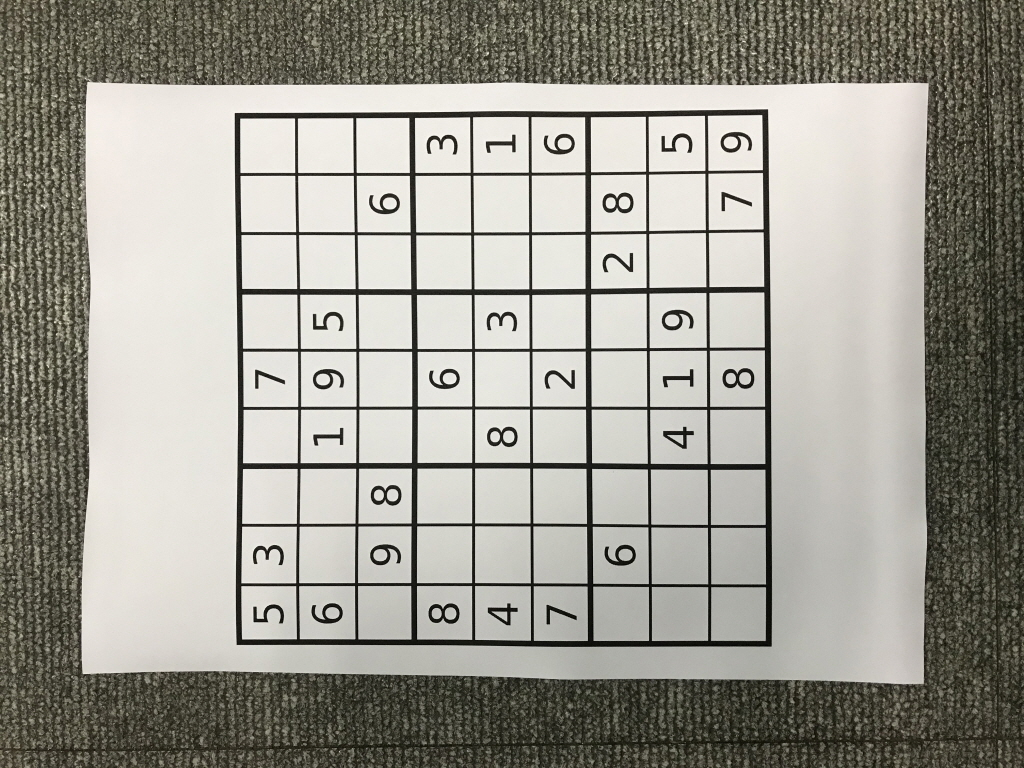
#> input picture sIMG_2164.jpg, 1024 x 768 px
$ jupyter execute chap147.ipynb   (older library calls are emulated)
#> lines starting #> are read from the running program, lines starting #| are printed output that depends on the picture
# 1.4.7  Canny Edge Detection

[cell 1]
import cv2
import numpy as np
from matplotlib import pyplot as plt

[cell 2]
img = cv2.imread('sIMG_2164.jpg',0)
edges = cv2.Canny(img,100,200)
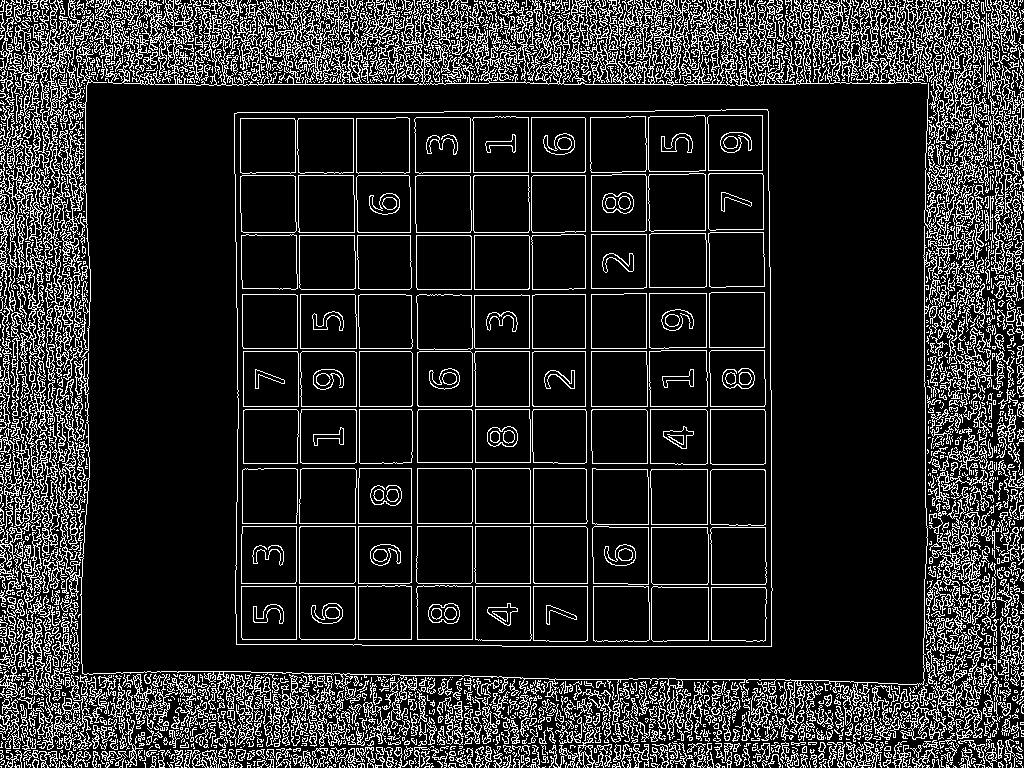
#> edges: shape (768, 1024); 16% white in thin lines or dots

[cell 3]
plt.subplot(121),plt.imshow(img,cmap = 'gray')
plt.title('Original Image'), plt.xticks([]), plt.yticks([])
plt.subplot(122),plt.imshow(edges,cmap = 'gray')
plt.title('Edge Image'), plt.xticks([]), plt.yticks([])
plt.show()
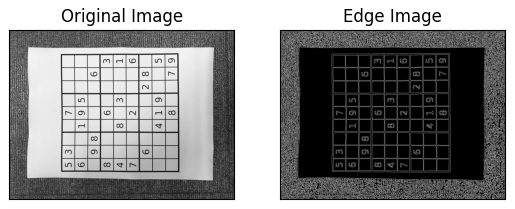
#> figure drawn by matplotlib, 2 panels

[cell 4]
laplacian = cv2.Laplacian(img,cv2.CV_64F)
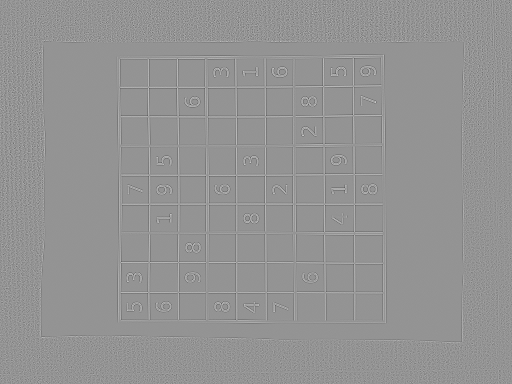
#> laplacian: shape (768, 1024) float64 (shown at 1/2 size); min -509, max 369, mean 0; drawn with min black and max white
sobelx = cv2.Sobel(img,cv2.CV_64F,1,0,ksize=5)
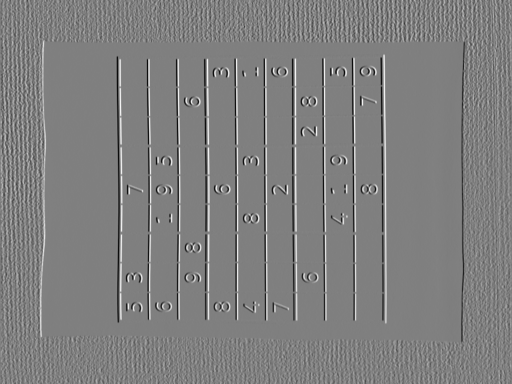
#> sobelx: shape (768, 1024) float64 (shown at 1/2 size); min -10323, max 10280, mean -4.7; drawn with min black and max white
sobely = cv2.Sobel(img,cv2.CV_64F,0,1,ksize=5)
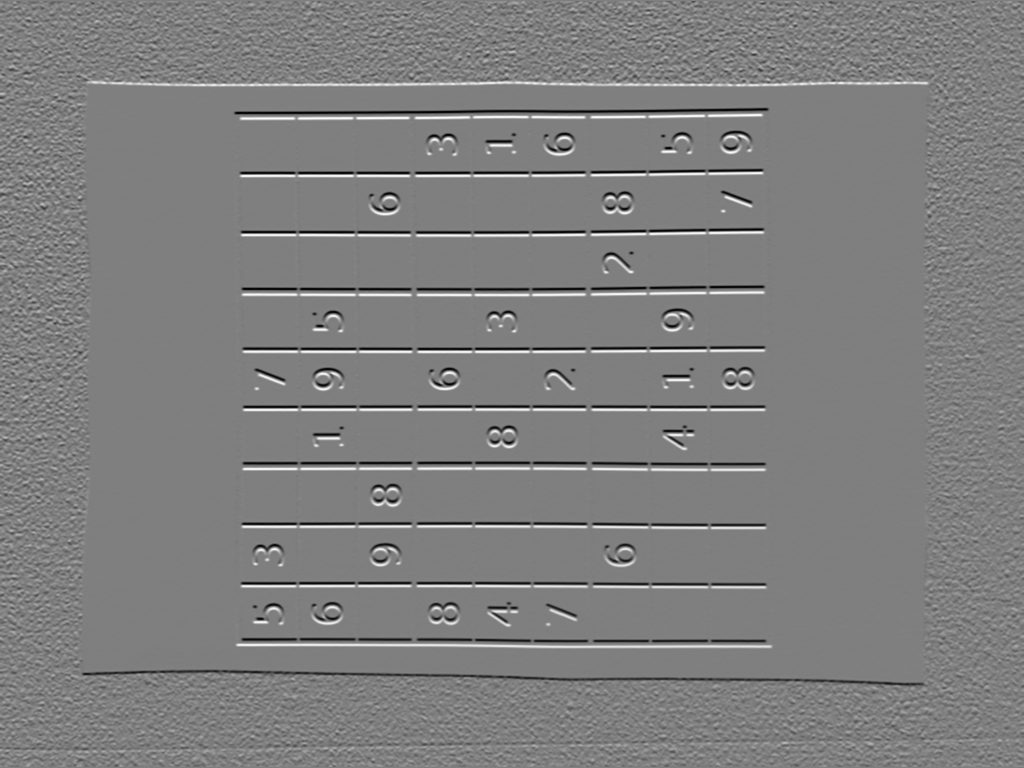
#> sobely: shape (768, 1024) float64; min -10231, max 10261, mean -4.2; drawn with min black and max white

[cell 5]
plt.subplot(2,2,1),plt.imshow(img,cmap = 'gray')
plt.title('Original'), plt.xticks([]), plt.yticks([])
plt.subplot(2,2,2),plt.imshow(laplacian,cmap = 'gray')
plt.title('Laplacian'), plt.xticks([]), plt.yticks([])
plt.subplot(2,2,3),plt.imshow(sobelx,cmap = 'gray')
plt.title('Sobel X'), plt.xticks([]), plt.yticks([])
plt.subplot(2,2,4),plt.imshow(sobely,cmap = 'gray')
plt.title('Sobel Y'), plt.xticks([]), plt.yticks([])

$ run again, with sIMG_2168.jpg copied over sIMG_2164.jpg
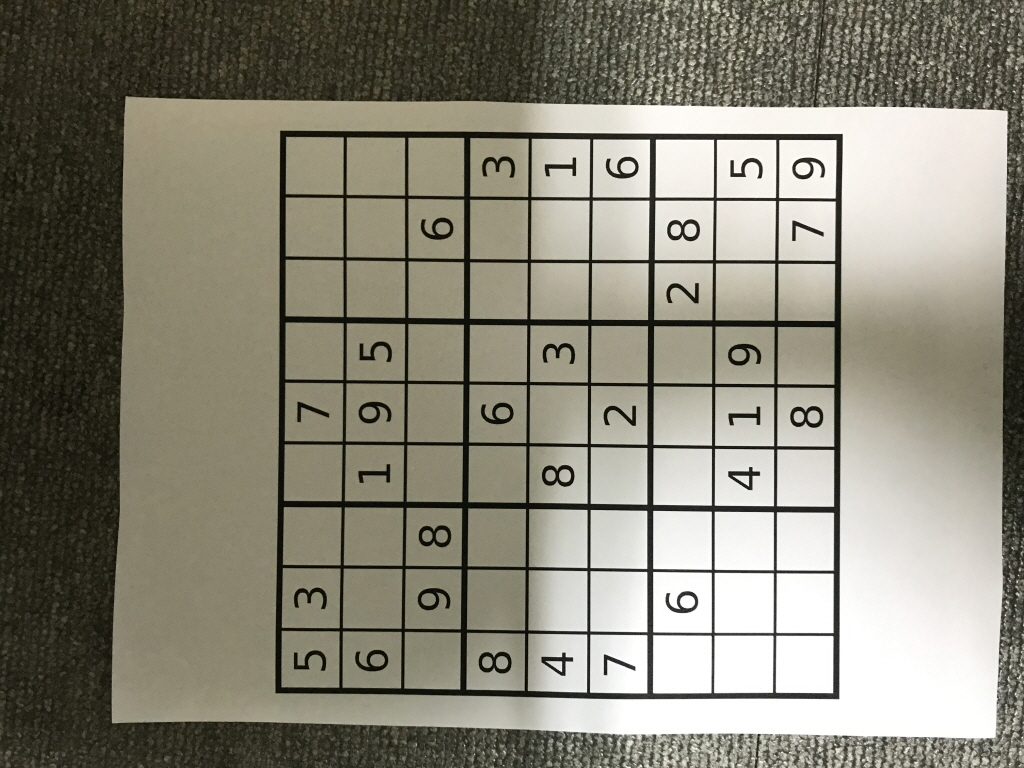
#> input picture sIMG_2168.jpg, 1024 x 768 px
#> `edges = cv2.Canny(img,100,200)`:
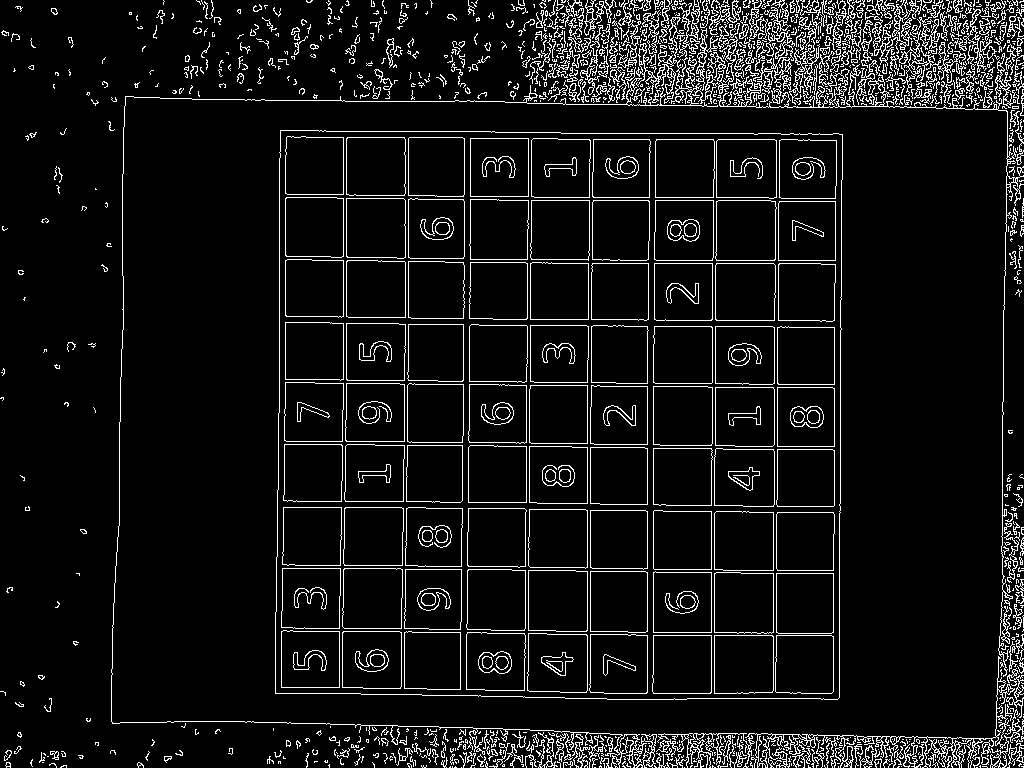
#> edges: shape (768, 1024); 7.7% white in thin lines or dots
#> `sobely = cv2.Sobel(img,cv2.CV_64F,0,1,ksize=5)`:
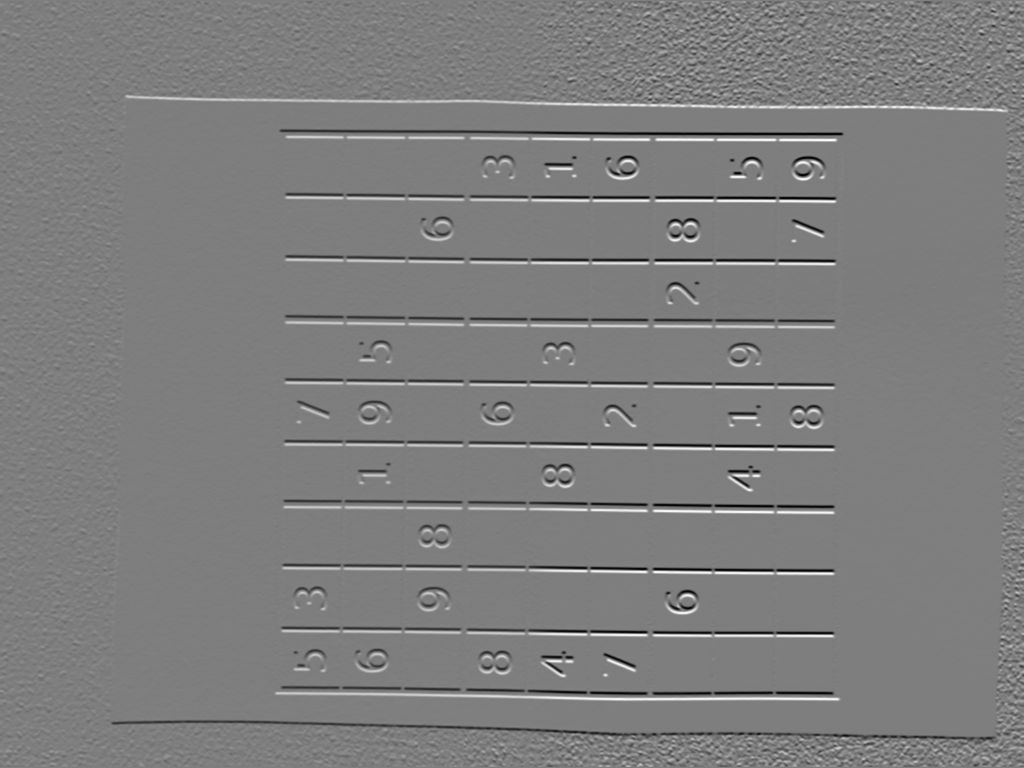
#> sobely: shape (768, 1024) float64; min -10412, max 10628, mean 3; drawn with min black and max white

$ run again, with sIMG_2177.jpg copied over sIMG_2164.jpg
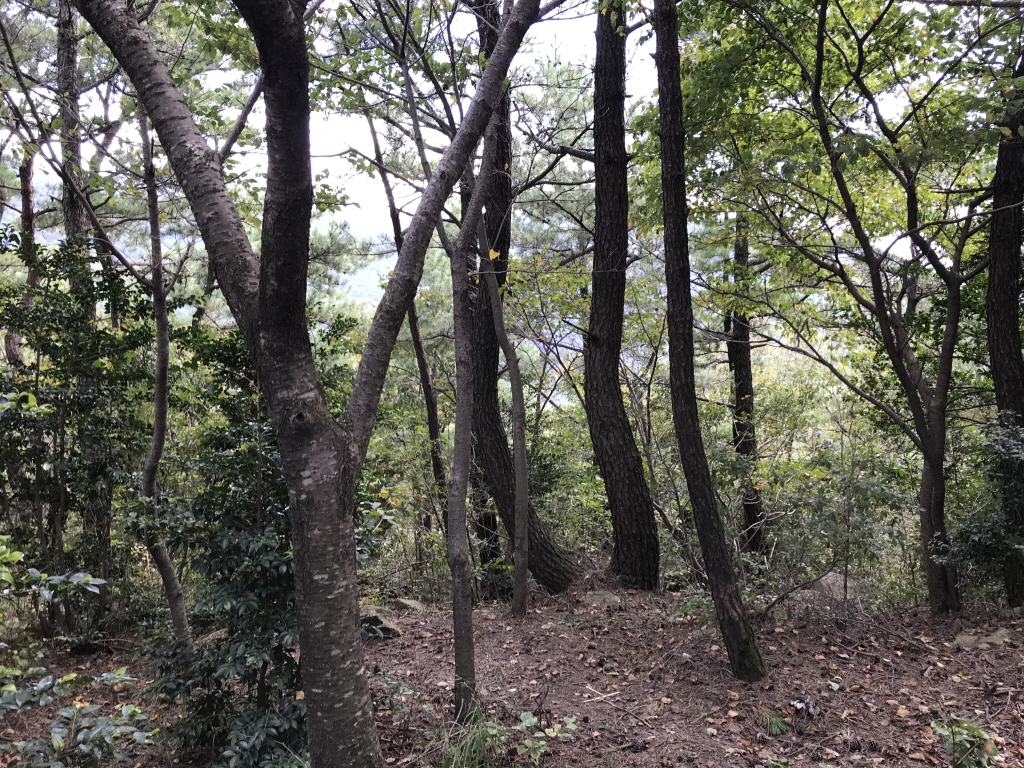
#> input picture sIMG_2177.jpg, 1024 x 768 px
#> `edges = cv2.Canny(img,100,200)`:
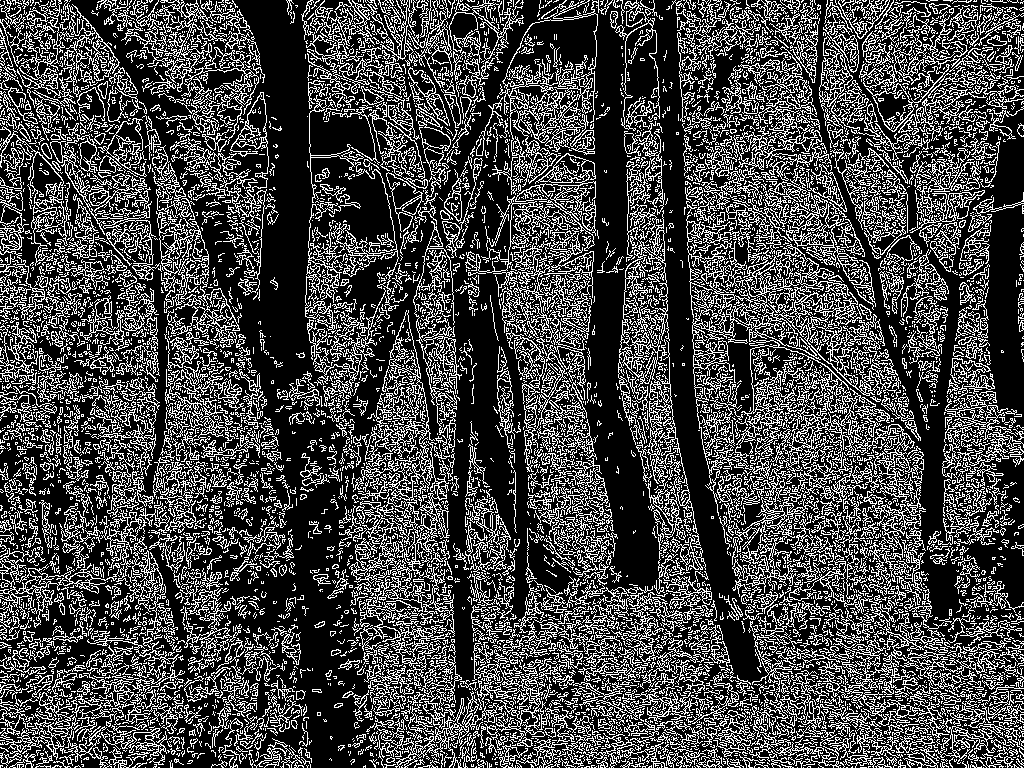
#> edges: shape (768, 1024); 27.6% white in thin lines or dots
#> `sobely = cv2.Sobel(img,cv2.CV_64F,0,1,ksize=5)`:
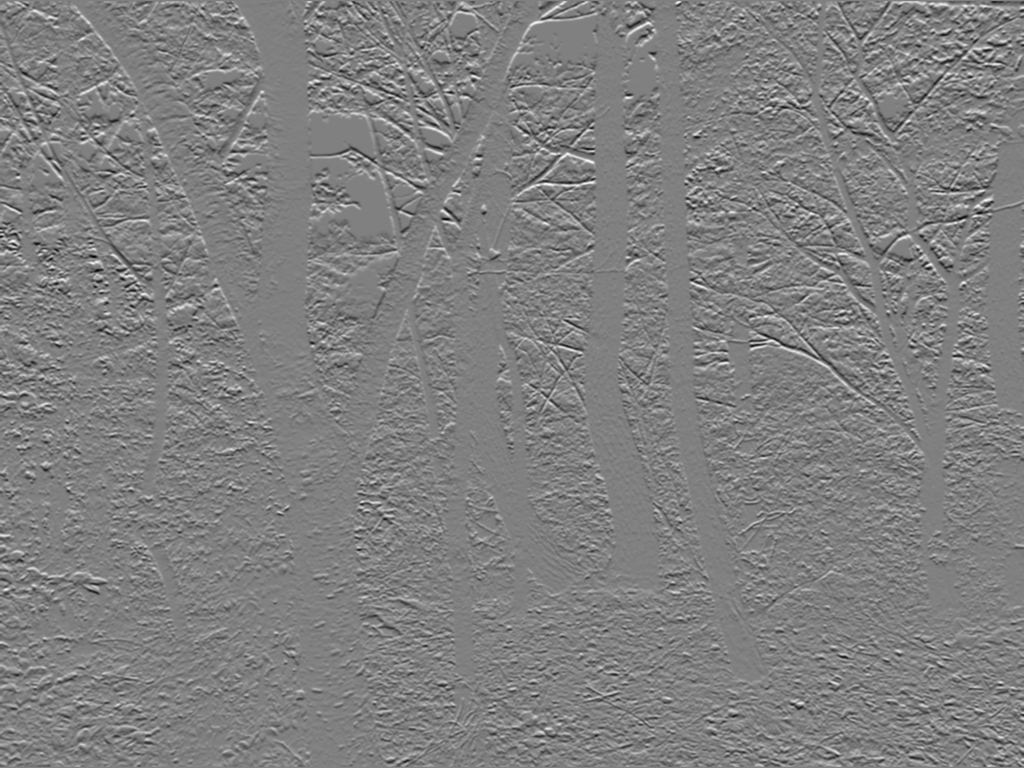
#> sobely: shape (768, 1024) float64; min -10167, max 10047, mean -4.1; drawn with min black and max white
